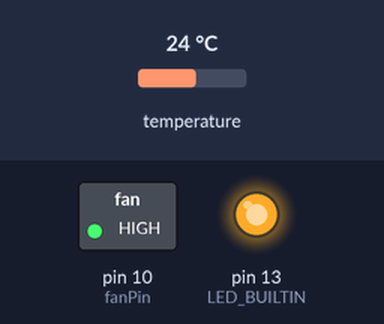
The sketch below on a simulated Arduino Nano, built with avr-gcc and run on an emulated ATmega328P. On the bench: switched loads named in the sketch (green lamp = pin HIGH), output pins drawn as LEDs (lit = HIGH). The inputs (shaded band) are chosen by the test bench; at power-on: temperature 24 °C. What the sketch prints to the serial monitor is not drawn.

Above: at 0.1 s.
At 2.1 s:
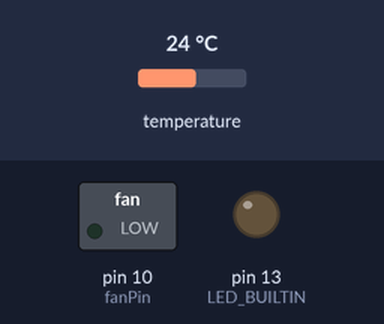
Timing chart, 0 to 3.6 s (numbered marks = the images above):
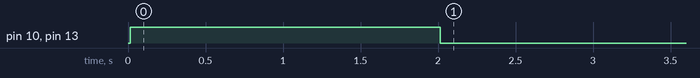

The sketch:

PA_fan_thermostat.ino
```cpp
/*
This code was written to control the temperature of an LDMOS SSPA module
by measuring the temperature directly at the heat spreader with a DS18B20 temperature probe and
outputting a signal with the Arduino Nano to control the fan of the cooler assembly.

DC1RDB
Ver. 1.2
Apr 19, 2026
*/


#include <OneWire.h>
#include <DallasTemperature.h>

#define ONE_WIRE_BUS 2
#define fanPin 10

OneWire oneWire(ONE_WIRE_BUS);
DallasTemperature sensors(&oneWire);

const unsigned long interval = 3000;
unsigned long lastUpdate = 0;

const float tempLow = 25.0;
const float tempHigh = 26.0;

void setup() {
  Serial.begin(9600);
  sensors.begin();
  sensors.setWaitForConversion(false);

  pinMode(LED_BUILTIN, OUTPUT);
  pinMode(fanPin, OUTPUT);

  // Self-test
  digitalWrite(fanPin, HIGH);
  digitalWrite(LED_BUILTIN, HIGH);
  delay(2000);
  digitalWrite(fanPin, LOW);
  digitalWrite(LED_BUILTIN, LOW);
}

void loop() {
  unsigned long currentMillis = millis();

  if (currentMillis - lastUpdate >= interval) {
    lastUpdate = currentMillis;

    // Request new temp and read the previous one immediately
    sensors.requestTemperatures();
    float temp = sensors.getTempCByIndex(0);

    // Filter out sensor errors (-127 occurs if disconnected)
    if (temp > -50) {
      Serial.print(temp);
      Serial.print("°C, Fan: ");
      Serial.println(digitalRead(fanPin));

      if (temp >= tempHigh) {
        digitalWrite(fanPin, HIGH);
        digitalWrite(LED_BUILTIN, HIGH);
      } else if (temp <= tempLow) {
        digitalWrite(fanPin, LOW);
        digitalWrite(LED_BUILTIN, LOW);
      }
    }
  }
}
```
